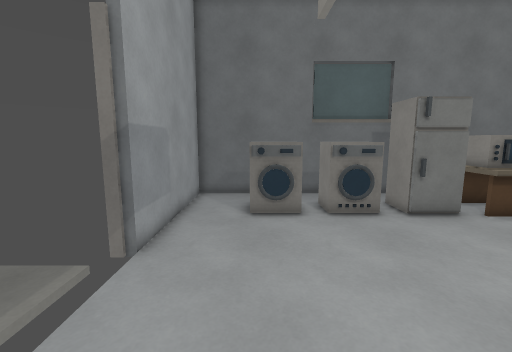
view 1 (above)

15 first-person views from a walk through a 3-D level made in the Godot game engine. The camera is 1.5 m above the floor, tilts 8° down and sees 90° across. The floor is counted in squares, 0.5 m on a side. Each view is taken from the middle of a square. On the plan, view 1 faces up. The plan holds only what a view shows up to about 19 squares ahead; the rest is blank.

view 2
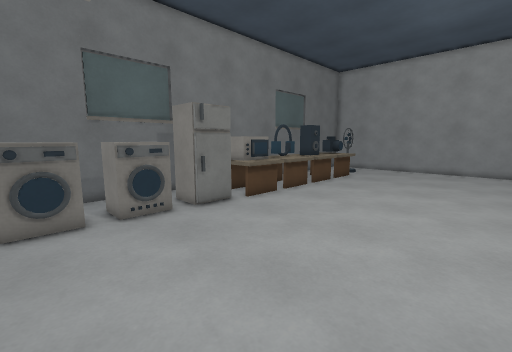

view 3
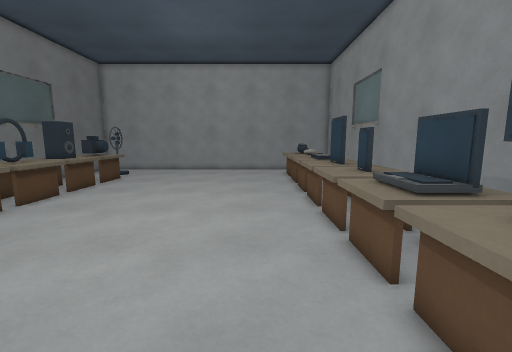

view 4
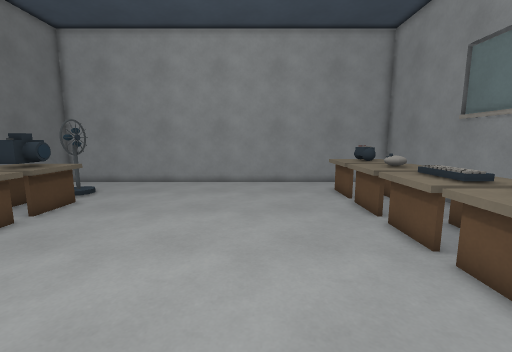

view 5
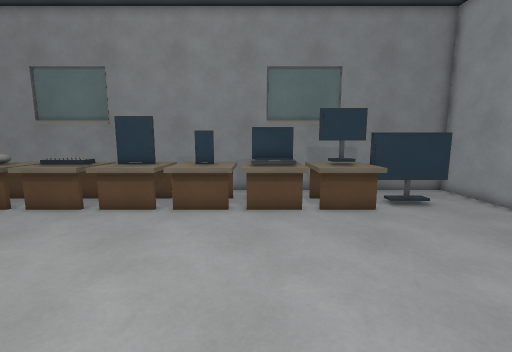

view 6
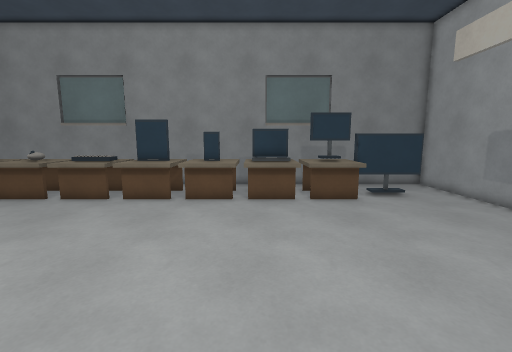

view 7
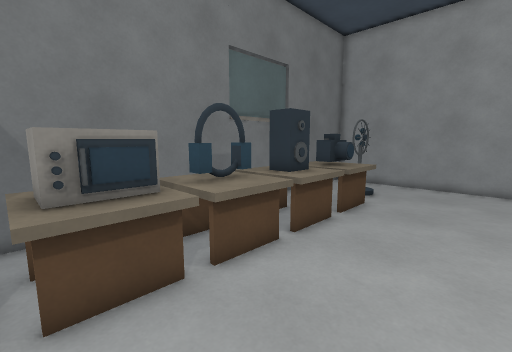

view 8
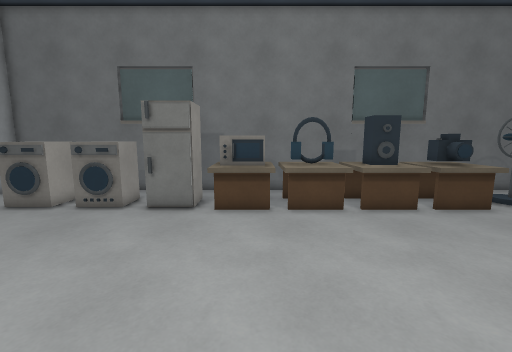

view 9
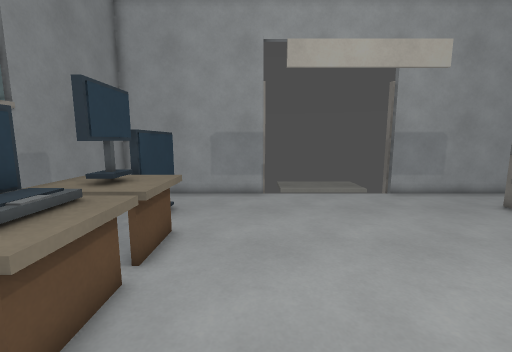

view 10
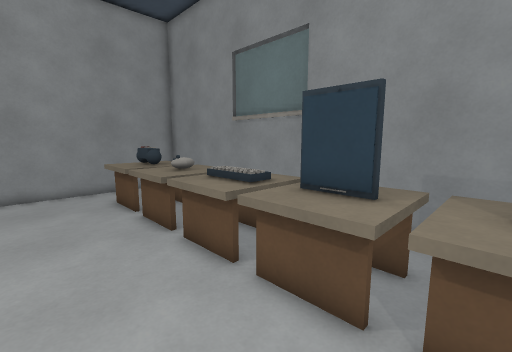

view 11
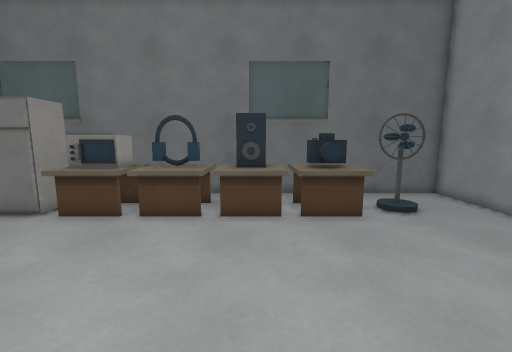

view 12
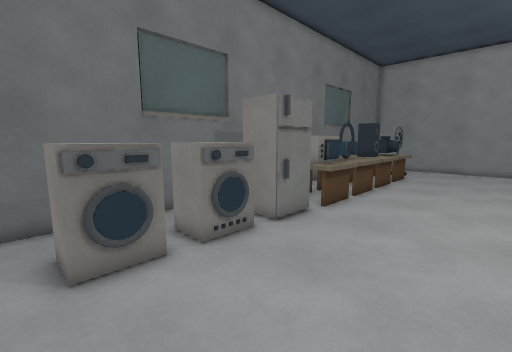

view 13
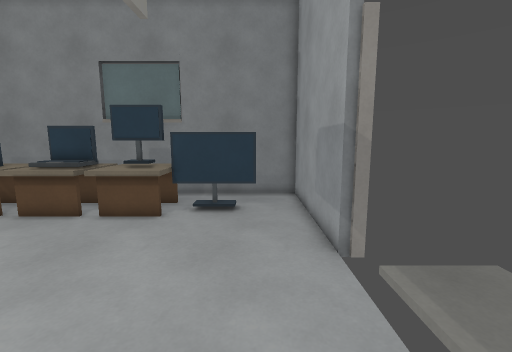

view 14
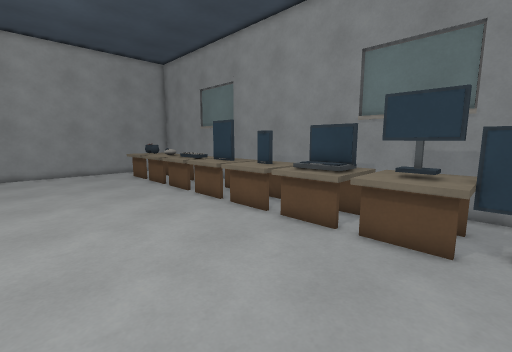

view 15
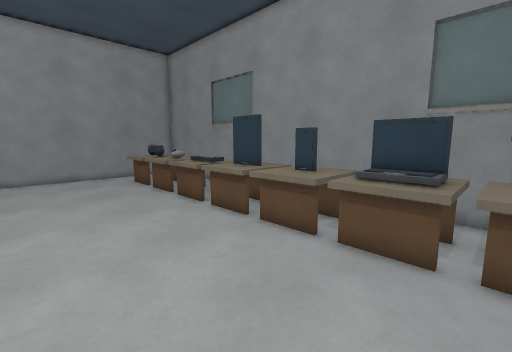

### Floor plan
Key: @ floor where view 1 was taken; # wall or solid block; . floor; = window, fence, low wall or low ledge; ^ raised ledge; R dryer; F fridge; M microwave; A machine; S speaker; C computer; K keyboard; N fan; T TV; O other object.
Columns run from 3 left of view 1 to 27 right of it. Each row starts with its distance up from view 1.
 14 ###############################
 13 #............  ....  ..   ....#
 12 #..AAARRRF F^MM^^^^^^^^^^.....#
 11 #..AAAR RF F#MM=OO^SS^OOONNN..#
 10 #..AAARRRFFF^MM^^^^^S^^O^.....#
  9 #.............................#
  8 #.............................#
  7 #.............................#
  6  .............................#
  5  .............................#
  4  .............................#
  3  .............................#
  2  .............................#
  1  .............................#
  0  ..@..........................#
 -1 #.............................#
 -2 #.............................#
 -3 #.............................#
 -4 #.....^^^^^^^^^^^^^^^^^^^^^^..#
 -5 #.TTTT^C^^O#^^^^^^^KK#^O^^O^. #
 -6 #.....^^^^^^^^^^^^^^^^^^^^^^  #
 -7 #................     ..      #
 -8 ###############################

Where each view was taken, in squares from view 1:
view 1: 0 up, 0 right, facing up
view 2: 0 up, 0 right, facing up-right
view 3: 1 down, 1 right, facing right
view 4: 1 up, 9 right, facing right
view 5: 7 up, 8 right, facing down
view 6: 9 up, 8 right, facing down
view 7: 5 up, 9 right, facing up-right
view 8: 1 down, 11 right, facing up
view 9: 1 down, 11 right, facing left
view 10: 0 up, 11 right, facing down-right
view 11: 0 up, 17 right, facing up
view 12: 4 up, 1 left, facing up-right
view 13: 6 up, 1 left, facing down
view 14: 4 up, 2 right, facing down-right
view 15: 3 up, 5 right, facing down-right
